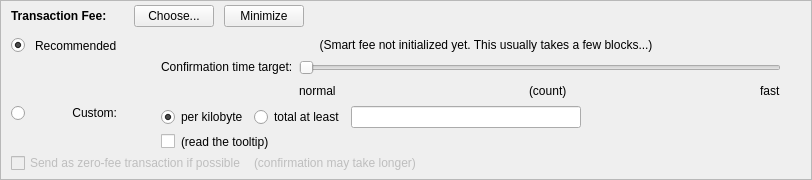
    <widget class="QFrame" name="frameFee">
     <property name="sizePolicy">
      <sizepolicy hsizetype="Expanding" vsizetype="Expanding">
       <horstretch>0</horstretch>
       <verstretch>0</verstretch>
      </sizepolicy>
     </property>
     <property name="maximumSize">
      <size>
       <width>16777215</width>
       <height>16777215</height>
      </size>
     </property>
     <property name="frameShape">
      <enum>QFrame::StyledPanel</enum>
     </property>
     <property name="frameShadow">
      <enum>QFrame::Sunken</enum>
     </property>
     <layout class="QVBoxLayout" name="verticalLayoutFee1">
      <property name="spacing">
       <number>0</number>
      </property>
      <property name="leftMargin">
       <number>0</number>
      </property>
      <property name="topMargin">
       <number>0</number>
      </property>
      <property name="rightMargin">
       <number>0</number>
      </property>
      <property name="bottomMargin">
       <number>0</number>
      </property>
      <item>
       <layout class="QVBoxLayout" name="verticalLayoutFee2" stretch="0,0,0">
        <property name="spacing">
         <number>0</number>
        </property>
        <property name="leftMargin">
         <number>10</number>
        </property>
        <property name="topMargin">
         <number>0</number>
        </property>
        <item>
         <layout class="QHBoxLayout" name="horizontalLayoutFee1">
          <property name="bottomMargin">
           <number>0</number>
          </property>
          <item>
           <layout class="QVBoxLayout" name="verticalLayoutFee7">
            <property name="spacing">
             <number>0</number>
            </property>
            <item>
             <spacer name="verticalSpacerSmartFee">
              <property name="orientation">
               <enum>Qt::Vertical</enum>
              </property>
              <property name="sizeType">
               <enum>QSizePolicy::Fixed</enum>
              </property>
              <property name="sizeHint" stdset="0">
               <size>
                <width>1</width>
                <height>4</height>
               </size>
              </property>
             </spacer>
            </item>
            <item>
             <layout class="QHBoxLayout" name="horizontalLayoutSmartFee">
              <property name="spacing">
               <number>10</number>
              </property>
              <item>
               <widget class="QLabel" name="labelFeeHeadline">
                <property name="sizePolicy">
                 <sizepolicy hsizetype="Preferred" vsizetype="Maximum">
                  <horstretch>0</horstretch>
                  <verstretch>0</verstretch>
                 </sizepolicy>
                </property>
                <property name="font">
                 <font>
                  <weight>75</weight>
                  <bold>true</bold>
                 </font>
                </property>
                <property name="styleSheet">
                 <string notr="true">font-weight:bold;</string>
                </property>
                <property name="text">
                 <string>Transaction Fee:</string>
                </property>
               </widget>
              </item>
              <item>
               <widget class="QLabel" name="labelFeeMinimized">
                <property name="text">
                 <string/>
                </property>
               </widget>
              </item>
              <item>
               <widget class="QPushButton" name="buttonChooseFee">
                <property name="text">
                 <string>Choose...</string>
                </property>
               </widget>
              </item>
              <item>
               <widget class="QPushButton" name="buttonMinimizeFee">
                <property name="toolTip">
                 <string>collapse fee-settings</string>
                </property>
                <property name="text">
                 <string>Minimize</string>
                </property>
               </widget>
              </item>
             </layout>
            </item>
            <item>
             <spacer name="verticalSpacer_5">
              <property name="orientation">
               <enum>Qt::Vertical</enum>
              </property>
              <property name="sizeHint" stdset="0">
               <size>
                <width>1</width>
                <height>1</height>
               </size>
              </property>
             </spacer>
            </item>
           </layout>
          </item>
          <item>
           <spacer name="horizontalSpacer_4">
            <property name="orientation">
             <enum>Qt::Horizontal</enum>
            </property>
            <property name="sizeHint" stdset="0">
             <size>
              <width>40</width>
              <height>20</height>
             </size>
            </property>
           </spacer>
          </item>
         </layout>
        </item>
        <item>
         <widget class="QFrame" name="frameFeeSelection">
          <layout class="QVBoxLayout" name="verticalLayoutFee12">
           <property name="spacing">
            <number>0</number>
           </property>
           <property name="leftMargin">
            <number>0</number>
           </property>
           <property name="topMargin">
            <number>0</number>
           </property>
           <property name="rightMargin">
            <number>0</number>
           </property>
           <property name="bottomMargin">
            <number>0</number>
           </property>
           <item>
            <layout class="QGridLayout" name="gridLayoutFee">
             <property name="topMargin">
              <number>10</number>
             </property>
             <property name="bottomMargin">
              <number>4</number>
             </property>
             <property name="horizontalSpacing">
              <number>10</number>
             </property>
             <property name="verticalSpacing">
              <number>4</number>
             </property>
             <item row="2" column="4">
              <layout class="QVBoxLayout" name="verticalLayoutFee8">
               <property name="spacing">
                <number>6</number>
               </property>
               <item>
                <layout class="QHBoxLayout" name="horizontalLayoutFee13">
                 <item>
                  <widget class="QRadioButton" name="radioCustomPerKilobyte">
                   <property name="toolTip">
                    <string>If the custom fee is set to 1000 uASTRAs and the transaction is only 250 bytes, then &quot;per kilobyte&quot; only pays 250 uASTRAs in fee,&lt;br /&gt;while &quot;at least&quot; pays 1000 uASTRAs. For transactions bigger than a kilobyte both pay by kilobyte.</string>
                   </property>
                   <property name="text">
                    <string>per kilobyte</string>
                   </property>
                   <property name="checked">
                    <bool>true</bool>
                   </property>
                   <attribute name="buttonGroup">
                    <string notr="true">groupCustomFee</string>
                   </attribute>
                  </widget>
                 </item>
                 <item>
                  <widget class="QRadioButton" name="radioCustomAtLeast">
                   <property name="toolTip">
                    <string>If the custom fee is set to 1000 uASTRAs and the transaction is only 250 bytes, then &quot;per kilobyte&quot; only pays 250 uASTRAs in fee,&lt;br /&gt;while &quot;total at least&quot; pays 1000 uASTRAs. For transactions bigger than a kilobyte both pay by kilobyte.</string>
                   </property>
                   <property name="text">
                    <string>total at least</string>
                   </property>
                   <attribute name="buttonGroup">
                    <string notr="true">groupCustomFee</string>
                   </attribute>
                  </widget>
                 </item>
                 <item>
                  <widget class="BitcoinAmountField" name="customFee"/>
                 </item>
                 <item>
                  <spacer name="horizontalSpacer_6">
                   <property name="orientation">
                    <enum>Qt::Horizontal</enum>
                   </property>
                   <property name="sizeHint" stdset="0">
                    <size>
                     <width>1</width>
                     <height>1</height>
                    </size>
                   </property>
                  </spacer>
                 </item>
                </layout>
               </item>
               <item>
                <layout class="QHBoxLayout" name="horizontalLayoutFee8">
                 <item>
                  <widget class="QCheckBox" name="checkBoxMinimumFee">
                   <property name="toolTip">
                    <string>Paying only the minimum fee is just fine as long as there is less transaction volume than space in the blocks.&lt;br /&gt;But be aware that this can end up in a never confirming transaction once there is more demand for ASTRA transactions than the network can process.</string>
                   </property>
                   <property name="text">
                    <string/>
                   </property>
                  </widget>
                 </item>
                 <item>
                  <widget class="QLabel" name="labelMinFeeWarning">
                   <property name="enabled">
                    <bool>true</bool>
                   </property>
                   <property name="toolTip">
                    <string>Paying only the minimum fee is just fine as long as there is less transaction volume than space in the blocks.&lt;br /&gt;But be aware that this can end up in a never confirming transaction once there is more demand for ASTRA transactions than the network can process.</string>
                   </property>
                   <property name="text">
                    <string>(read the tooltip)</string>
                   </property>
                   <property name="margin">
                    <number>5</number>
                   </property>
                  </widget>
                 </item>
                 <item>
                  <spacer name="horizontalSpacer_2">
                   <property name="orientation">
                    <enum>Qt::Horizontal</enum>
                   </property>
                   <property name="sizeHint" stdset="0">
                    <size>
                     <width>1</width>
                     <height>1</height>
                    </size>
                   </property>
                  </spacer>
                 </item>
                </layout>
               </item>
              </layout>
             </item>
             <item row="1" column="0">
              <layout class="QVBoxLayout" name="verticalLayoutFee4" stretch="1">
               <item>
                <spacer name="verticalSpacer_2">
                 <property name="orientation">
                  <enum>Qt::Vertical</enum>
                 </property>
                 <property name="sizeHint" stdset="0">
                  <size>
                   <width>1</width>
                   <height>1</height>
                  </size>
                 </property>
                </spacer>
               </item>
              </layout>
             </item>
             <item row="2" column="0">
              <layout class="QVBoxLayout" name="verticalLayoutFee9" stretch="0,1">
               <item>
                <widget class="QRadioButton" name="radioCustomFee">
                 <property name="text">
                  <string/>
                 </property>
                 <attribute name="buttonGroup">
                  <string notr="true">groupFee</string>
                 </attribute>
                </widget>
               </item>
               <item>
                <spacer name="verticalSpacer_6">
                 <property name="orientation">
                  <enum>Qt::Vertical</enum>
                 </property>
                 <property name="sizeHint" stdset="0">
                  <size>
                   <width>1</width>
                   <height>1</height>
                  </size>
                 </property>
                </spacer>
               </item>
              </layout>
             </item>
             <item row="1" column="4">
              <layout class="QVBoxLayout" name="verticalLayoutFee3" stretch="0,0,1">
               <property name="spacing">
                <number>6</number>
               </property>
               <property name="topMargin">
                <number>2</number>
               </property>
               <item>
                <layout class="QHBoxLayout" name="horizontalLayoutFee12">
                 <item>
                  <spacer name="horizontalSpacer_5">
                   <property name="orientation">
                    <enum>Qt::Horizontal</enum>
                   </property>
                   <property name="sizeHint" stdset="0">
                    <size>
                     <width>1</width>
                     <height>1</height>
                    </size>
                   </property>
                  </spacer>
                 </item>
                </layout>
               </item>
               <item>
                <layout class="QHBoxLayout" name="horizontalLayoutFee9">
                 <item>
                  <layout class="QVBoxLayout" name="verticalLayoutFee6">
                   <item>
                    <widget class="QLabel" name="labelSmartFee3">
                     <property name="text">
                      <string>Confirmation time target:</string>
                     </property>
                     <property name="margin">
                      <number>2</number>
                     </property>
                    </widget>
                   </item>
                   <item>
                    <spacer name="verticalSpacer_3">
                     <property name="orientation">
                      <enum>Qt::Vertical</enum>
                     </property>
                     <property name="sizeHint" stdset="0">
                      <size>
                       <width>1</width>
                       <height>1</height>
                      </size>
                     </property>
                    </spacer>
                   </item>
                  </layout>
                 </item>
                 <item>
                  <layout class="QVBoxLayout" name="verticalLayoutFee5">
                   <property name="rightMargin">
                    <number>30</number>
                   </property>
                   <item>
                    <widget class="QSlider" name="sliderSmartFee">
                     <property name="minimum">
                      <number>0</number>
                     </property>
                     <property name="maximum">
                      <number>24</number>
                     </property>
                     <property name="pageStep">
                      <number>1</number>
                     </property>
                     <property name="value">
                      <number>0</number>
                     </property>
                     <property name="orientation">
                      <enum>Qt::Horizontal</enum>
                     </property>
                     <property name="invertedAppearance">
                      <bool>false</bool>
                     </property>
                     <property name="invertedControls">
                      <bool>false</bool>
                     </property>
                     <property name="tickPosition">
                      <enum>QSlider::NoTicks</enum>
                     </property>
                    </widget>
                   </item>
                   <item>
                    <layout class="QHBoxLayout" name="horizontalLayoutFee10">
                     <item>
                      <widget class="QLabel" name="labelSmartFeeNormal">
                       <property name="text">
                        <string>normal</string>
                       </property>
                      </widget>
                     </item>
                     <item>
                      <spacer name="horizontalSpacer_7">
                       <property name="orientation">
                        <enum>Qt::Horizontal</enum>
                       </property>
                       <property name="sizeHint" stdset="0">
                        <size>
                         <width>40</width>
                         <height>20</height>
                        </size>
                       </property>
                      </spacer>
                     </item>
                     <item>
                      <widget class="QLabel" name="confirmationTargetLabel">
                       <property name="text">
                        <string>(count)</string>
                       </property>
                      </widget>
                     </item>
                     <item>
                      <spacer name="horizontalSpacer_3">
                       <property name="orientation">
                        <enum>Qt::Horizontal</enum>
                       </property>
                       <property name="sizeHint" stdset="0">
                        <size>
                         <width>40</width>
                         <height>20</height>
                        </size>
                       </property>
                      </spacer>
                     </item>
                     <item>
                      <widget class="QLabel" name="labelSmartFeeFast">
                       <property name="text">
                        <string>fast</string>
                       </property>
                      </widget>
                     </item>
                    </layout>
                   </item>
                  </layout>
                 </item>
                </layout>
               </item>
               <item>
                <spacer name="verticalSpacer_4">
                 <property name="orientation">
                  <enum>Qt::Vertical</enum>
                 </property>
                 <property name="sizeHint" stdset="0">
                  <size>
                   <width>1</width>
                   <height>1</height>
                  </size>
                 </property>
                </spacer>
               </item>
              </layout>
             </item>
             <item row="0" column="1">
              <widget class="QLabel" name="labelSmartFee_2">
               <property name="text">
                <string>Recommended</string>
               </property>
              </widget>
             </item>
             <item row="0" column="0">
              <widget class="QRadioButton" name="radioSmartFee">
               <property name="text">
                <string/>
               </property>
               <property name="checked">
                <bool>true</bool>
               </property>
               <attribute name="buttonGroup">
                <string notr="true">groupFee</string>
               </attribute>
              </widget>
             </item>
             <item row="2" column="1">
              <widget class="QLabel" name="labelCustomFee">
               <property name="text">
                <string>Custom:</string>
               </property>
               <property name="alignment">
                <set>Qt::AlignRight|Qt::AlignTop|Qt::AlignTrailing</set>
               </property>
              </widget>
             </item>
             <item row="0" column="2">
              <widget class="QLabel" name="labelSmartFee">
               <property name="text">
                <string/>
               </property>
               <property name="margin">
                <number>2</number>
               </property>
              </widget>
             </item>
             <item row="0" column="3">
              <widget class="QLabel" name="labelFeeEstimation">
               <property name="text">
                <string/>
               </property>
              </widget>
             </item>
             <item row="0" column="4">
              <widget class="QLabel" name="labelSmartFee2">
               <property name="text">
                <string>(Smart fee not initialized yet. This usually takes a few blocks...)</string>
               </property>
               <property name="alignment">
                <set>Qt::AlignHCenter</set>
               </property>
               <property name="wordWrap">
                <bool>true</bool>
               </property>
               <property name="margin">
                <number>2</number>
               </property>
              </widget>
             </item>
            </layout>
           </item>
           <item>
            <layout class="QHBoxLayout" name="horizontalLayoutFee5" stretch="0,0,0">
             <property name="spacing">
              <number>8</number>
             </property>
             <property name="bottomMargin">
              <number>4</number>
             </property>
             <item>
              <widget class="QCheckBox" name="checkBoxFreeTx">
               <property name="enabled">
                <bool>false</bool>
               </property>
               <property name="mouseTracking">
                <bool>true</bool>
               </property>
               <property name="text">
                <string>Send as zero-fee transaction if possible</string>
               </property>
              </widget>
             </item>
             <item>
              <widget class="QLabel" name="labelFreeTx">
               <property name="enabled">
                <bool>false</bool>
               </property>
               <property name="text">
                <string>(confirmation may take longer)</string>
               </property>
               <property name="margin">
                <number>5</number>
               </property>
              </widget>
             </item>
             <item>
              <spacer name="horizontalSpacerFee5">
               <property name="orientation">
                <enum>Qt::Horizontal</enum>
               </property>
               <property name="sizeHint" stdset="0">
                <size>
                 <width>1</width>
                 <height>1</height>
                </size>
               </property>
              </spacer>
             </item>
            </layout>
           </item>
           <item>
            <spacer name="verticalSpacerFee2">
             <property name="orientation">
              <enum>Qt::Vertical</enum>
             </property>
             <property name="sizeHint" stdset="0">
              <size>
               <width>1</width>
               <height>1</height>
              </size>
             </property>
            </spacer>
           </item>
          </layout>
         </widget>
        </item>
        <item>
         <spacer name="verticalSpacerFee">
          <property name="orientation">
           <enum>Qt::Vertical</enum>
          </property>
          <property name="sizeHint" stdset="0">
           <size>
            <width>800</width>
            <height>1</height>
           </size>
          </property>
         </spacer>
        </item>
       </layout>
      </item>
     </layout>
    </widget>
